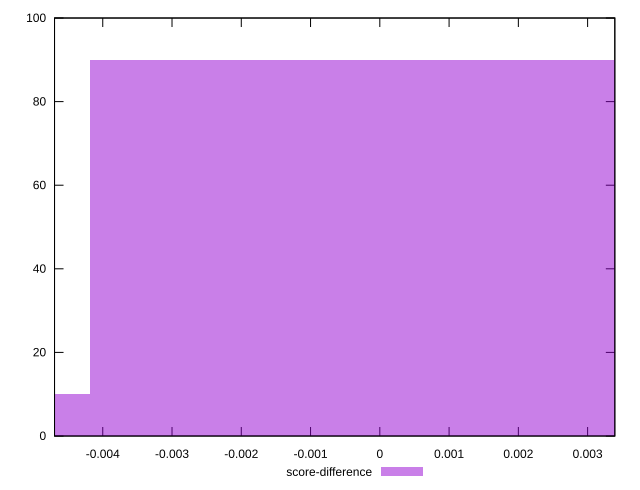

This figure's gnuplot source:
reset

$scoreDifference <<EOF
0 90
-0.008377856561364545 10
EOF

set key outside below
set boxwidth 0.008377856561364545
set xrange [-0.004696097574153013:0.0033927991472320063]
set yrange [0:100]
set trange [0:100]
set style fill transparent solid 0.5 noborder
set terminal svg size 640, 490 enhanced background rgb 'white'
set output "report_00008_2021-01-22T20:58:29.167/interactive/samples/pages+cached+noexternal/score-difference/histogram.svg"

plot $scoreDifference title "score-difference" with boxes

reset
